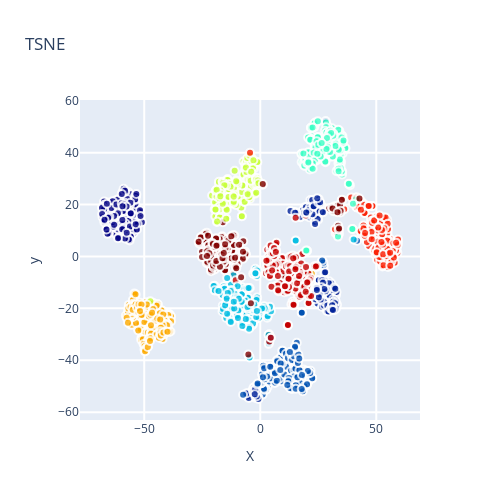

The notebook cell this image was saved under:
### Code cell
plot(X_reduced, y, "TSNE")

### Figure 1 — Plotly figure (JSON) as saved in the notebook; plotly's stock layout.template omitted (floating-point values rounded to 4 significant figures; data arrays with more than 128 entries replaced by an {"elided": "..."} marker saying what was removed)
{"data": [{"marker": {"color": {"elided": "1797 int values"}, "colorscale": [[0, "rgb(0,0,131)"], [0.2, "rgb(0,60,170)"], [0.4, "rgb(5,255,255)"], [0.6, "rgb(255,255,0)"], [0.8, "rgb(250,0,0)"], [1, "rgb(128,0,0)"]], "line": {"color": "rgb(255, 255, 255)", "width": 2}, "opacity": 0.8, "showscale": false, "size": 8}, "mode": "markers", "showlegend": false, "text": {"elided": "1797 int values"}, "type": "scatter", "x": {"elided": "1797 float values"}, "y": {"elided": "1797 float values"}}], "layout": {"height": 500, "hovermode": "closest", "showlegend": true, "title": {"text": "TSNE"}, "width": 500, "xaxis": {"autorange": true, "gridwidth": 2, "range": [-77.68, 68.84], "ticklen": 5, "title": {"text": "X"}, "type": "linear", "zeroline": false}, "yaxis": {"autorange": true, "gridwidth": 2, "range": [-63.03, 60.32], "ticklen": 5, "title": {"text": "y"}, "type": "linear"}}}
